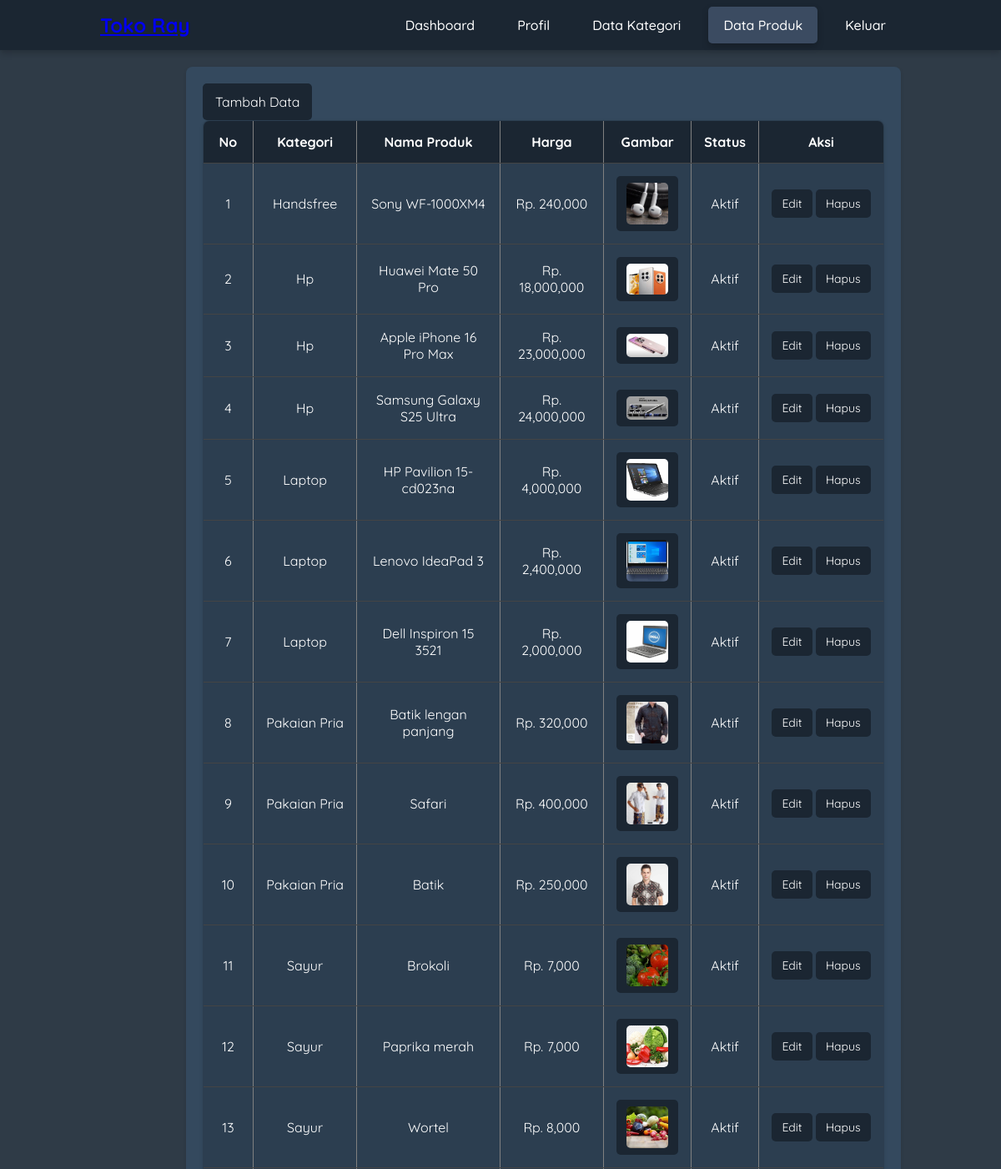
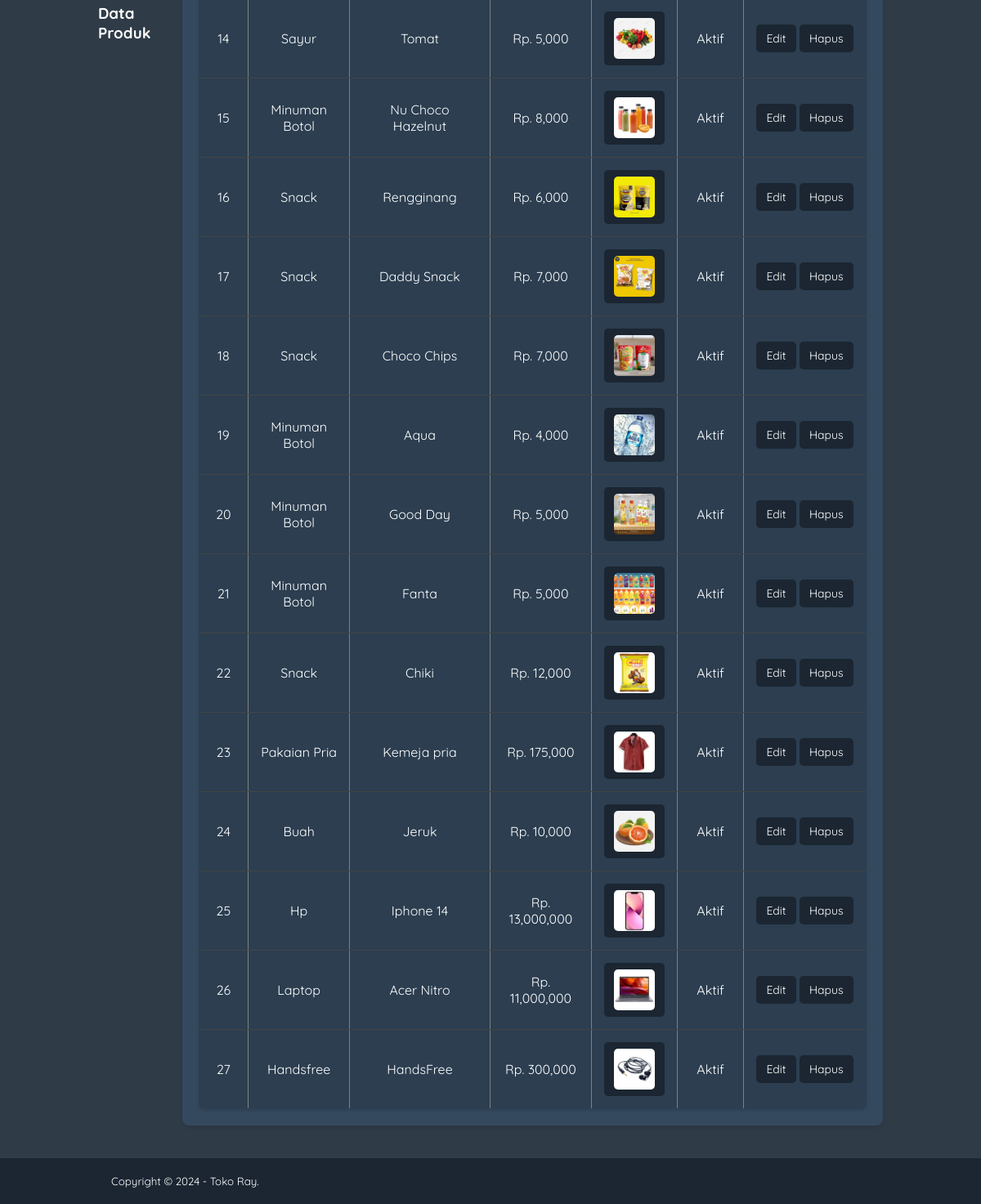
The app's page /TokoRay/data-produk.php (signed in) with its own data (2 pictures, top to bottom).
### tables this page shows
CREATE TABLE `tb_product` (
  `product_id` int(11) NOT NULL,
  `category_id` int(11) NOT NULL,
  `product_name` varchar(100) NOT NULL,
  `product_price` int(11) NOT NULL,
  `product_description` text NOT NULL,
  `product_image` varchar(100) NOT NULL,
  `product_status` tinyint(1) NOT NULL,
  `date_created` timestamp NOT NULL DEFAULT current_timestamp() ON UPDATE current_timestamp()
);

CREATE TABLE `tb_category` (
  `category_id` int(11) NOT NULL,
  `category_name` varchar(25) NOT NULL
);

### TokoRay/data-produk.php (the view, shortened to what this page needs)
<?php
include 'db.php';
?>
<!DOCTYPE html>
<html lang="en">
<head>
    <link rel="stylesheet" href="css/style.css?v=1.1">
</head>
<body>
    <header>
        <div class="container">
            <h1><a href="dashboard.php">Toko Ray</a></h1>
            <ul>
                <li><a href="dashboard.php">Dashboard</a></li>
                <li><a href="profil.php">Profil</a></li>
                <li><a href="data-kategori.php">Data Kategori</a></li>
                <li><a href="data-produk.php" class="active">Data Produk</a></li>
                <li><a href="keluar.php">Keluar</a></li>
            </ul>
        </div>
    </header>
    <div class="section">
        <div class="container">
            <h3>Data Produk</h3>
            <div class="box">
                <p><a href="tambah-produk.php" class="btn">Tambah Data</a></p>
                <table border="1" cellspacing="0" class="table">
                    <thead>
                        <tr>
                            <th width="60px">No</th>
                            <th>Kategori</th>
                            <th>Nama Produk</th>
                            <th>Harga</th>
                            <th>Gambar</th>
                            <th>Status</th>
                            <th width="150px">Aksi</th>
                        </tr>
                    </thead>
                    <tbody>
                        <?php
                        $no = 1;
                        $produk = mysqli_query($conn, "SELECT * FROM tb_product LEFT JOIN tb_category USING (category_id) ORDER BY product_id DESC");
                        if (mysqli_num_rows($produk) > 0) {
                            while ($row = mysqli_fetch_array($produk)) {
                                ?>
                                <tr>
                                    <td><?= $no++ ?></td>
                                    <td><?= $row['category_name'] ?></td>
                                    <td><?= $row['product_name'] ?></td>
                                    <td>Rp. <?= number_format($row['product_price']) ?></td>
                                    <td><a href="produk/<?= $row['product_image'] ?>" target="_blank"><img
                                                src="produk/<?= $row['product_image'] ?>" width="50px"></a></td>
                                    <td><?= ($row['product_status'] == 0) ? 'Tidak Aktif' : 'Aktif'; ?></td>
                                    <td>
                                        <a href="edit-produk.php?id=<?= $row['product_id'] ?>" class="btn">Edit</a>
                                        <a href="proses-hapus.php?idp=<?= $row['product_id'] ?>"
                                            onclick="return confirm('Yakin ingin hapus?')" class="btn">Hapus</a>
                                    </td>
                                </tr>
                                <?php
                            }
                        } else {
                            ?>
                            <tr>
                                <td colspan="7" style="text-align:center;">Tidak ada data</td>
                            </tr>
                        <?php } ?>
                    </tbody>
                </table>
            </div>
        </div>
    </div>
    <footer>
        <div class="container">
            <small>Copyright &copy; 2024 - Toko Ray.</small>
        </div>
    </footer>
</body>
</html>

### TokoRay/css/style.css (style rules this page uses)
* { padding: 0; margin: 0; font-family: 'Quicksand', sans-serif; box-sizing: border-box; }
body { background-color: #2f3b47; color: #fff; }
header { background-color: #1b2632; color: white; padding: 15px 0; box-shadow: 0 4px 8px rgba(0, 0, 0, 0.2); }
.container { width: 80%; margin: 0 auto; display: flex; justify-content: space-between; align-items: center; }
header h1 { font-size: 24px; }
header ul { list-style: none; display: flex; gap: 15px; }
header ul li { position: relative; }
header ul li a { color: white; padding: 12px 18px; border-radius: 5px; transition: all 0.3s ease; text-decoration: none; font-weight: 500; }
header ul li a:hover, header ul li a.active { background-color: #3b4b61; transform: translateY(-2px); box-shadow: 0 4px 8px rgba(0, 0, 0, 0.2); }
.box { background-color: #34495e; border-radius: 8px; padding: 20px; margin: 20px 0; box-shadow: 0 2px 4px rgba(0, 0, 0, 0.1); }
.btn, .box a { padding: 12px 15px; background-color: #1b2632; color: #fff; border: none; border-radius: 5px; cursor: pointer; transition: 0.3s; text-decoration: none; display: inline-block; font-size: 16px; text-align: center; }
.table { width: 100%; border-collapse: collapse; background: #2c3e50; border-radius: 8px; overflow: hidden; box-shadow: 0 2px 4px rgba(0, 0, 0, 0.1); }
.table th, .table td { padding: 15px; border-bottom: 1px solid #444; text-align: center; vertical-align: middle; }
.table th { background: #1b2632; color: white; }
.table td a { padding: 8px 12px; background: #1b2632; color: white; border-radius: 5px; text-decoration: none; transition: 0.3s; font-size: 14px; }
.table img { max-width: 50px; border-radius: 5px; transition: 0.3s; object-fit: cover; background-color: transparent; }
.table td a { display: inline-flex; justify-content: center; align-items: center; gap: 10px; padding: 8px 12px; background: #1b2632; color: white; border-radius: 5px; font-size: 14px; text-decoration: none; transition: 0.3s; }
footer { text-align: center; background: #1b2632; color: white; padding: 20px; margin-top: 20px; }

### records on screen
tb_product: category.category_name "Handsfree", product_name "Sony WF-1000XM4", product_price "240,000", product_image (picture), product_status "Aktif"
tb_product: category.category_name "Hp", product_name "Huawei Mate 50 Pro", product_price "18,000,000", product_image (picture), product_status "Aktif"
tb_product: category.category_name "Hp", product_name "Apple iPhone 16 Pro Max", product_price "23,000,000", product_image (picture), product_status "Aktif"
tb_product: category.category_name "Hp", product_name "Samsung Galaxy S25 Ultra", product_price "24,000,000", product_image (picture), product_status "Aktif"
tb_product: category.category_name "Laptop", product_name "HP Pavilion 15-cd023na", product_price "4,000,000", product_image (picture), product_status "Aktif"
tb_product: category.category_name "Laptop", product_name "Lenovo IdeaPad 3", product_price "2,400,000", product_image (picture), product_status "Aktif"
tb_product: category.category_name "Laptop", product_name "Dell Inspiron 15 3521", product_price "2,000,000", product_image (picture), product_status "Aktif"
tb_product: category.category_name "Pakaian Pria", product_name "Batik lengan panjang", product_price "320,000", product_image (picture), product_status "Aktif"
tb_product: category.category_name "Pakaian Pria", product_name "Safari", product_price "400,000", product_image (picture), product_status "Aktif"
tb_product: category.category_name "Pakaian Pria", product_name "Batik", product_price "250,000", product_image (picture), product_status "Aktif"
tb_product: category.category_name "Sayur", product_name "Brokoli", product_price "7,000", product_image (picture), product_status "Aktif"
tb_product: category.category_name "Sayur", product_name "Paprika merah", product_price "7,000", product_image (picture), product_status "Aktif"
tb_product: category.category_name "Sayur", product_name "Wortel", product_price "8,000", product_image (picture), product_status "Aktif"
tb_product: category.category_name "Sayur", product_name "Tomat", product_price "5,000", product_image (picture), product_status "Aktif"
tb_product: category.category_name "Minuman Botol", product_name "Nu Choco Hazelnut", product_price "8,000", product_image (picture), product_status "Aktif"
tb_product: category.category_name "Snack", product_name "Rengginang", product_price "6,000", product_image (picture), product_status "Aktif"
tb_product: category.category_name "Snack", product_name "Daddy Snack", product_price "7,000", product_image (picture), product_status "Aktif"
tb_product: category.category_name "Snack", product_name "Choco Chips", product_price "7,000", product_image (picture), product_status "Aktif"
tb_product: category.category_name "Minuman Botol", product_name "Aqua", product_price "4,000", product_image (picture), product_status "Aktif"
tb_product: category.category_name "Minuman Botol", product_name "Good Day", product_price "5,000", product_image (picture), product_status "Aktif"
tb_product: category.category_name "Minuman Botol", product_name "Fanta", product_price "5,000", product_image (picture), product_status "Aktif"
tb_product: category.category_name "Snack", product_name "Chiki", product_price "12,000", product_image (picture), product_status "Aktif"
tb_product: category.category_name "Pakaian Pria", product_name "Kemeja pria", product_price "175,000", product_image (picture), product_status "Aktif"
tb_product: category.category_name "Buah", product_name "Jeruk", product_price "10,000", product_image (picture), product_status "Aktif"
tb_product: category.category_name "Hp", product_name "Iphone 14", product_price "13,000,000", product_image (picture), product_status "Aktif"
tb_product: category.category_name "Laptop", product_name "Acer Nitro", product_price "11,000,000", product_image (picture), product_status "Aktif"
tb_product: category.category_name "Handsfree", product_name "HandsFree", product_price "300,000", product_image (picture), product_status "Aktif"
